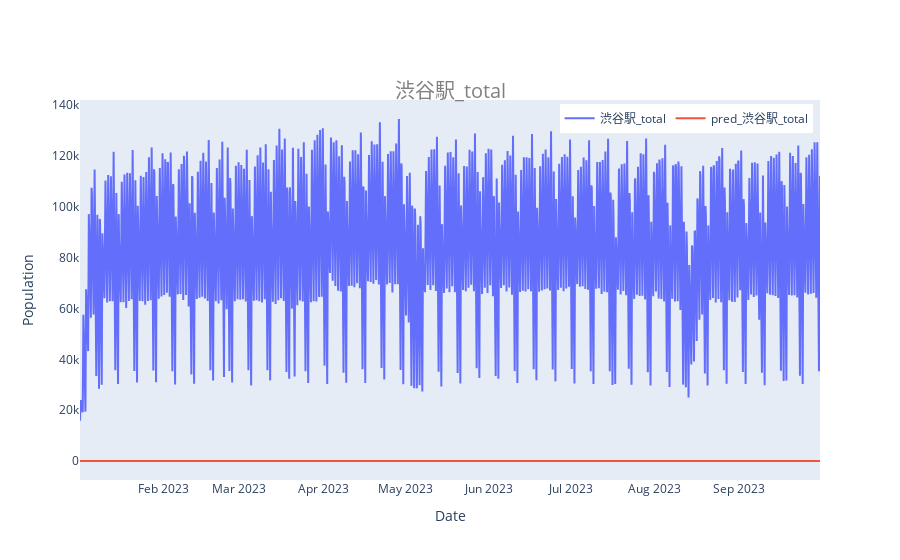
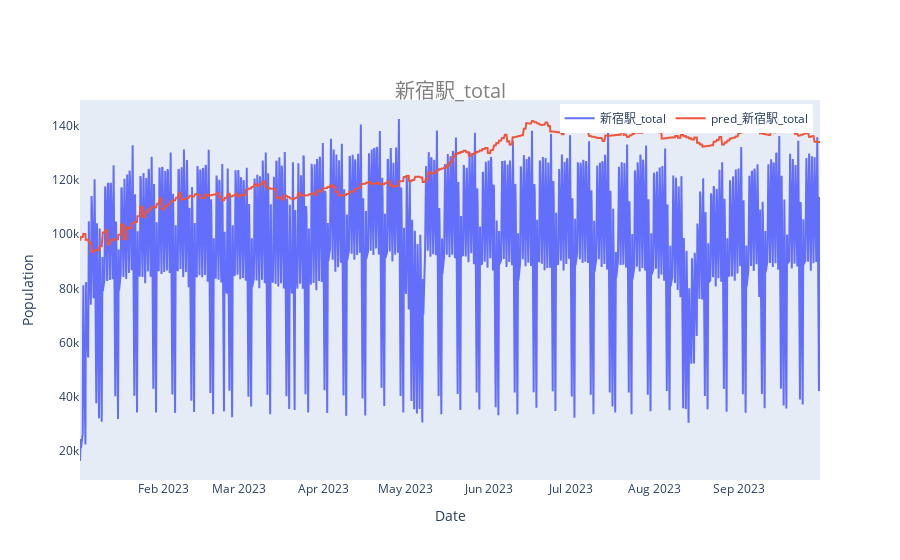
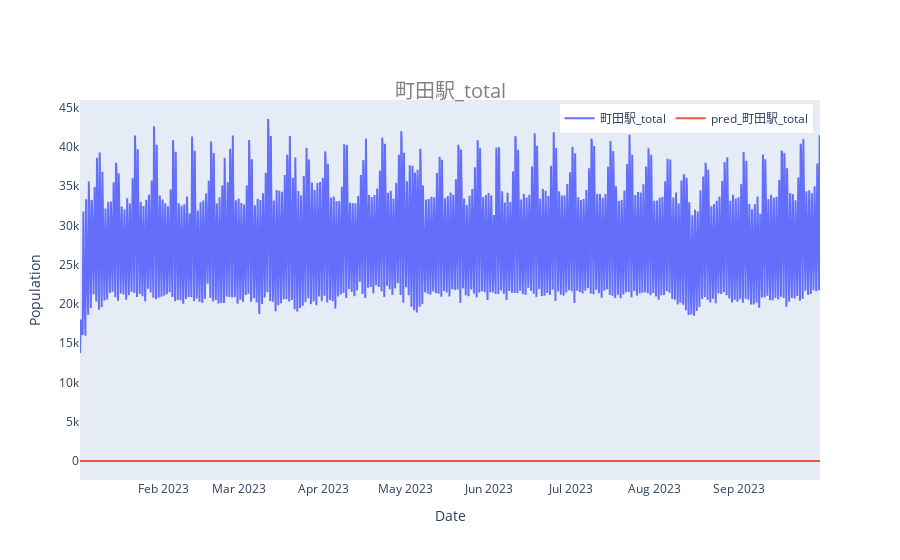
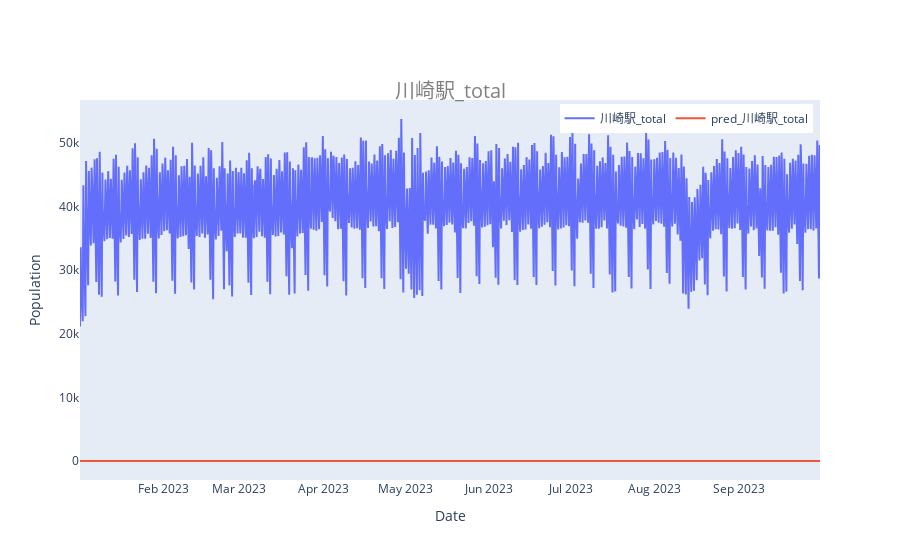

The notebook cell saved with these charts, in order:
### Code cell
# plot with plotly     
for i in range(y_pred.shape[1]):
    fig = go.Figure()
    fig.add_trace(go.Scatter(x=y_true.index, y=y_true.iloc[:, i], name=y_true.columns[i]))
    fig.add_trace(go.Scatter(x=y_pred.index, y=y_pred.iloc[:, i], name=y_pred.columns[i]))
    fig.update_xaxes(title="Date",showgrid=False)
    fig.update_yaxes(title="Population", showgrid=False)
    fig.update_layout(legend=dict(x=0.99,
                              y=0.99,
                              xanchor='right',
                              yanchor='top',
                              orientation='h',
                              ),
                      hovermode='x unified',
                      title=dict(text=y_true.columns[i],
                                 font=dict(size=20, color='grey'),
                                 xref='paper', # container or paper
                                 x=0.5,
                                 y=0.85,
                                 xanchor='center'
                                )
                     )
    fig.show()

### Figure 1 — Plotly figure (JSON) as saved in the notebook; plotly's stock layout.template omitted (floating-point values rounded to 4 significant figures; data arrays with more than 128 entries replaced by an {"elided": "..."} marker saying what was removed)
{"data": [{"name": "渋谷駅_total", "type": "scatter", "x": {"elided": "1092 str values"}, "y": {"elided": "1092 int values"}}, {"name": "pred_渋谷駅_total", "type": "scatter", "x": {"elided": "1092 str values"}, "y": {"elided": "1092 int values"}}], "layout": {"autosize": true, "hovermode": "x unified", "legend": {"orientation": "h", "x": 0.99, "xanchor": "right", "y": 0.99, "yanchor": "top"}, "title": {"font": {"color": "grey", "size": 20}, "text": "渋谷駅_total", "x": 0.5, "xanchor": "center", "xref": "paper", "y": 0.85}, "xaxis": {"autorange": true, "range": ["2023-01-01 09:00", "2023-09-30 18:00"], "showgrid": false, "title": {"text": "Date"}, "type": "date"}, "yaxis": {"autorange": true, "range": [-7475.0, 142000.0], "showgrid": false, "title": {"text": "Population"}, "type": "linear"}}}

### Figure 2 — Plotly figure (JSON) as saved in the notebook; plotly's stock layout.template omitted (floating-point values rounded to 4 significant figures; data arrays with more than 128 entries replaced by an {"elided": "..."} marker saying what was removed)
{"data": [{"name": "新宿駅_total", "type": "scatter", "x": {"elided": "1092 str values"}, "y": {"elided": "1092 int values"}}, {"name": "pred_新宿駅_total", "type": "scatter", "x": {"elided": "1092 str values"}, "y": {"elided": "1092 float values"}}], "layout": {"autosize": true, "hovermode": "x unified", "legend": {"orientation": "h", "x": 0.99, "xanchor": "right", "y": 0.99, "yanchor": "top"}, "title": {"font": {"color": "grey", "size": 20}, "text": "新宿駅_total", "x": 0.5, "xanchor": "center", "xref": "paper", "y": 0.85}, "xaxis": {"autorange": true, "range": ["2023-01-01 09:00", "2023-09-30 18:00"], "showgrid": false, "title": {"text": "Date"}, "type": "date"}, "yaxis": {"autorange": true, "range": [9168.0, 149600.0], "showgrid": false, "title": {"text": "Population"}, "type": "linear"}}}

### Figure 3 — Plotly figure (JSON) as saved in the notebook; plotly's stock layout.template omitted (floating-point values rounded to 4 significant figures; data arrays with more than 128 entries replaced by an {"elided": "..."} marker saying what was removed)
{"data": [{"name": "町田駅_total", "type": "scatter", "x": {"elided": "1092 str values"}, "y": {"elided": "1092 int values"}}, {"name": "pred_町田駅_total", "type": "scatter", "x": {"elided": "1092 str values"}, "y": {"elided": "1092 int values"}}], "layout": {"autosize": true, "hovermode": "x unified", "legend": {"orientation": "h", "x": 0.99, "xanchor": "right", "y": 0.99, "yanchor": "top"}, "title": {"font": {"color": "grey", "size": 20}, "text": "町田駅_total", "x": 0.5, "xanchor": "center", "xref": "paper", "y": 0.85}, "xaxis": {"autorange": true, "range": ["2023-01-01 09:00", "2023-09-30 18:00"], "showgrid": false, "title": {"text": "Date"}, "type": "date"}, "yaxis": {"autorange": true, "range": [-2421.0, 45990.0], "showgrid": false, "title": {"text": "Population"}, "type": "linear"}}}

### Figure 4 — Plotly figure (JSON) as saved in the notebook; plotly's stock layout.template omitted (floating-point values rounded to 4 significant figures; data arrays with more than 128 entries replaced by an {"elided": "..."} marker saying what was removed)
{"data": [{"name": "川崎駅_total", "type": "scatter", "x": {"elided": "1092 str values"}, "y": {"elided": "1092 int values"}}, {"name": "pred_川崎駅_total", "type": "scatter", "x": {"elided": "1092 str values"}, "y": {"elided": "1092 int values"}}], "layout": {"autosize": true, "hovermode": "x unified", "legend": {"orientation": "h", "x": 0.99, "xanchor": "right", "y": 0.99, "yanchor": "top"}, "title": {"font": {"color": "grey", "size": 20}, "text": "川崎駅_total", "x": 0.5, "xanchor": "center", "xref": "paper", "y": 0.85}, "xaxis": {"autorange": true, "range": ["2023-01-01 09:00", "2023-09-30 18:00"], "showgrid": false, "title": {"text": "Date"}, "type": "date"}, "yaxis": {"autorange": true, "range": [-2988.0, 56780.0], "showgrid": false, "title": {"text": "Population"}, "type": "linear"}}}
